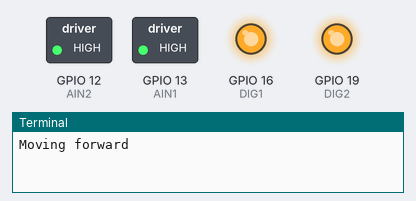
The program below on a simulated Raspberry Pi (BCM pin numbers). Parts: switched loads named in the program (green lamp = pin HIGH), output pins drawn as LEDs (lit = HIGH), the last lines printed to the terminal.

Above: at 1.0 s.
At 5.5 s:
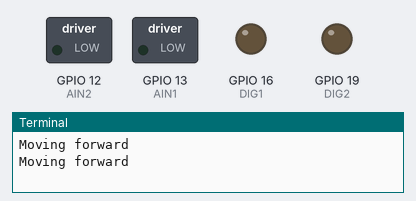
Timing chart, 0 to 6.9 s (numbered marks = the images above):
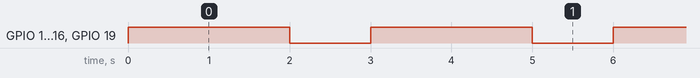

The program:

Motor_v1.py
```python
from gpiozero import PWMOutputDevice, DigitalOutputDevice
from time import sleep

# 모터드라이버 핀 설정
AIN2 = PWMOutputDevice(12)
AIN1 = PWMOutputDevice(13)
DIG2 = DigitalOutputDevice(19)
DIG1 = DigitalOutputDevice(16)

# 모터 초기화 함수
def initialize_motors():
    AIN1.value = 0
    AIN2.value = 0
    DIG1.off()
    DIG2.off()

# 전진 함수
def move_forward(speed=1.0):
    AIN1.value = speed
    AIN2.value = speed
    DIG1.on()
    DIG2.on()

# 후진 함수
def move_backward(speed=1.0):
    AIN1.value = speed
    AIN2.value = speed
    DIG1.off()
    DIG2.off()

# 시계방향 회전 함수
def rotate_clockwise(speed=1.0):
    AIN1.value = speed
    AIN2.value = 0
    DIG1.on()
    DIG2.off()

# 반시계방향 회전 함수
def rotate_counterclockwise(speed=1.0):
    AIN1.value = 0
    AIN2.value = speed
    DIG1.off()
    DIG2.on()

# 정지 함수
def stop():
    AIN1.value = 0
    AIN2.value = 0
    DIG1.off()
    DIG2.off()

# 메인 루프
if __name__ == '__main__':
    try:
        initialize_motors()

        while True:
            # 전진
            print("Moving forward")
            move_forward()
            sleep(2)
            stop()
            sleep(1)

 #           # 후진
 #           print("Moving backward")
 #           move_backward()
 #           sleep(2)
 #           stop()
 #           sleep(1)

 #           # 시계방향 회전
 #           print("Rotating clockwise")
 #           rotate_clockwise()
 #           sleep(2)
 #           stop()
 #           sleep(1)

 #           # 반시계방향 회전
 #           print("Rotating counterclockwise")
 #           rotate_counterclockwise()
 #           sleep(2)
 #           stop()
 #           sleep(1)

    except KeyboardInterrupt:
        stop()
        print("Program stopped")
```

Measured:
- by itself, GPIO 12 (AIN2), GPIO 13 (AIN1), GPIO 16 (DIG1), GPIO 19 (DIG2): alternates HIGH for 2.0 s and LOW for 1.0 s
